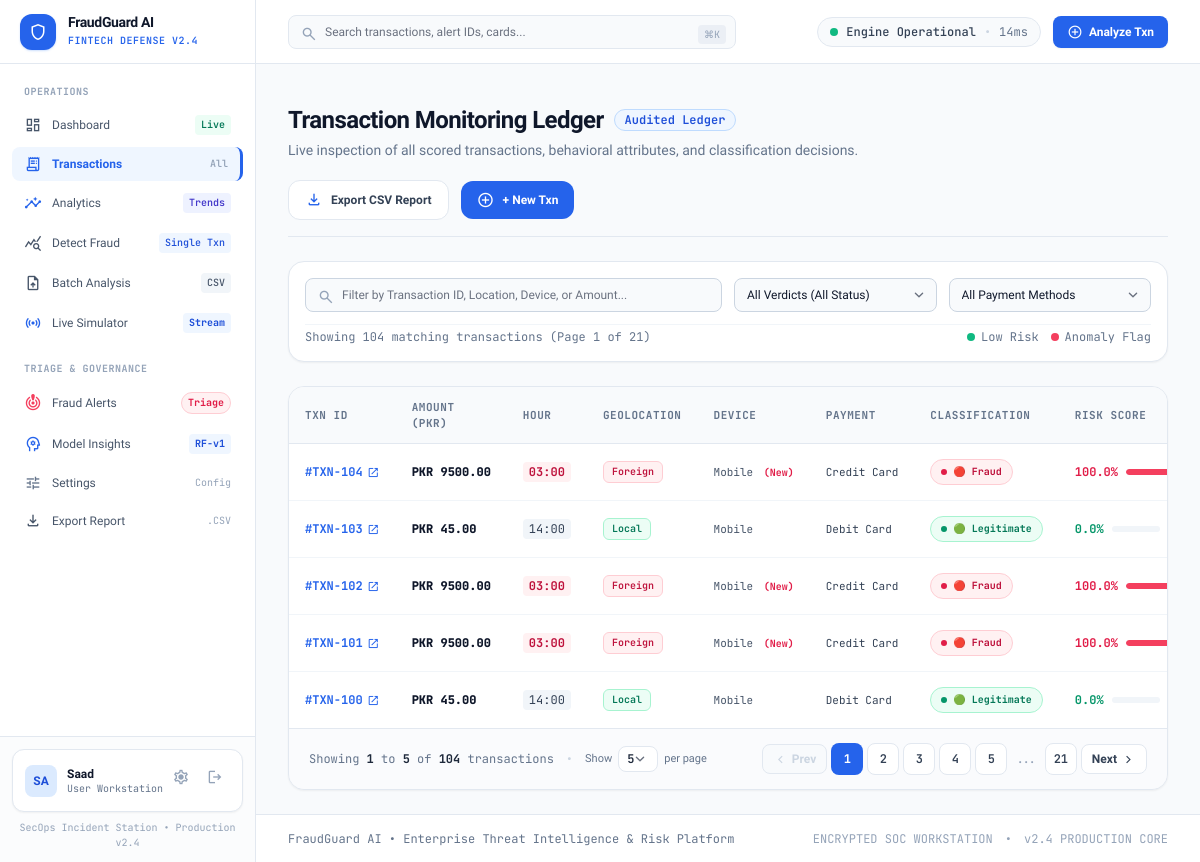
The page /results (signed in) on the database its author committed.
### tables this page shows
CREATE TABLE predictions (
        prediction_id   INTEGER PRIMARY KEY AUTOINCREMENT,
        transaction_id  INTEGER NOT NULL REFERENCES transactions(transaction_id),
        predicted_class TEXT NOT NULL,
        score           REAL NOT NULL,
        model_version   TEXT NOT NULL DEFAULT 'RandomForest-v1',
        created_at      TEXT NOT NULL
    );

CREATE TABLE transactions (
        transaction_id INTEGER PRIMARY KEY AUTOINCREMENT,
        user_id        INTEGER NOT NULL REFERENCES users(user_id),
        amount         REAL NOT NULL,
        hour           INTEGER NOT NULL,
        location       TEXT NOT NULL,
        device_type    TEXT NOT NULL,
        payment_method TEXT NOT NULL,
        txn_last_24h   INTEGER NOT NULL,
        is_new_device  INTEGER NOT NULL,
        created_at     TEXT NOT NULL
    );

### app.py (the view)
@app.route("/results")
@login_required
def results():
    conn = get_db()
    rows = conn.execute(
        """SELECT t.transaction_id, t.amount, t.hour, t.location, t.device_type,
                  t.payment_method, t.txn_last_24h, t.is_new_device, t.created_at,
                  p.predicted_class, p.score
           FROM transactions t
           JOIN predictions p ON p.transaction_id = t.transaction_id
           ORDER BY t.transaction_id DESC LIMIT 1000""").fetchall()
    conn.close()
    return render_template("results.html", rows=rows)

### app.py (called while the page is built)
def get_db():
    conn = sqlite3.connect(DB_PATH)
    conn.row_factory = sqlite3.Row
    return conn

def login_required(view):
    @wraps(view)
    def wrapped(*args, **kwargs):
        if "user_id" not in session:
            return redirect(url_for("login"))
        return view(*args, **kwargs)
    return wrapped

### templates/results.html (shortened to what this page needs)
{% extends "base.html" %}
{% block content %}
<div class="space-y-6">
  <div class="flex flex-col xl:flex-row xl:items-center xl:justify-between gap-4 pb-4 border-b border-surface-border">
    <div class="text-left space-y-1">
      <div class="flex flex-wrap items-center gap-2.5">
        <h1 class="text-xl sm:text-2xl font-extrabold text-slate-900 tracking-tight">Transaction Monitoring Ledger</h1>
        <span class="text-xs font-mono font-semibold text-brand-700 bg-brand-50 border border-brand-200 px-2.5 py-0.5 rounded-full shadow-2xs">Audited Ledger</span>
      </div>
      <p class="text-xs sm:text-sm text-slate-500">Live inspection of all scored transactions, behavioral attributes, and classification decisions.</p>
    </div>
    <div class="flex flex-wrap items-center gap-3 shrink-0 pt-1 xl:pt-0">
      <a href="{{ url_for('report_csv') }}" class="bg-white hover:bg-slate-50 border border-surface-border text-slate-700 font-semibold text-xs px-4 py-2.5 rounded-xl shadow-xs flex items-center gap-2 transition shrink-0">
        <span class="material-symbols-outlined text-[18px] text-brand-600">file_download</span>
        <span>Export CSV Report</span>
      </a>
      <a href="{{ url_for('analyze') }}" class="bg-brand-600 hover:bg-brand-700 text-white font-semibold text-xs px-4 py-2.5 rounded-xl shadow-xs flex items-center gap-2 transition shrink-0">
        <span class="material-symbols-outlined text-[18px]">add_circle</span>
        <span>+ New Txn</span>
      </a>
    </div>
  </div>
  <div class="bg-white border border-surface-border p-4 rounded-2xl shadow-sm space-y-3">
    <div class="grid grid-cols-1 sm:grid-cols-12 gap-3 items-center">
      <div class="sm:col-span-6 relative">
        <span class="material-symbols-outlined absolute left-3 top-2.5 text-slate-400 text-[18px]">search</span>
        <input
          type="text"
          id="tableSearchInput"
          onkeyup="filterTable()"
          placeholder="Filter by Transaction ID, Location, Device, or Amount..."
          class="w-full bg-slate-50 focus:bg-white border border-slate-300 text-xs text-slate-900 rounded-lg py-2 pl-9 pr-3.5 focus:border-brand-600 focus:ring-2 focus:ring-brand-500/10 focus:outline-none transition"
        />
      </div>
      <div class="sm:col-span-3">
        <select
          id="verdictFilter"
          onchange="filterTable()"
          class="w-full bg-slate-50 focus:bg-white border border-slate-300 text-xs text-slate-900 rounded-lg py-2 px-3 focus:border-brand-600 focus:ring-2 focus:ring-brand-500/10 focus:outline-none transition cursor-pointer"
        >
          <option value="all">All Verdicts (All Status)</option>
        </select>
      </div>
      <div class="sm:col-span-3">
        <select
          id="paymentFilter"
          onchange="filterTable()"
          class="w-full bg-slate-50 focus:bg-white border border-slate-300 text-xs text-slate-900 rounded-lg py-2 px-3 focus:border-brand-600 focus:ring-2 focus:ring-brand-500/10 focus:outline-none transition cursor-pointer"
        >
          <option value="all">All Payment Methods</option>
        </select>
      </div>
    </div>
    <div class="flex items-center justify-between text-xs font-mono text-slate-500 pt-1 border-t border-slate-100">
      <span id="rowCountLabel">Showing {{ rows|length }} total transactions</span>
      <div class="flex items-center gap-3">
        <span class="flex items-center gap-1.5"><span class="w-2 h-2 rounded-full bg-emerald-500"></span> Low Risk</span>
        <span class="flex items-center gap-1.5"><span class="w-2 h-2 rounded-full bg-rose-500"></span> Anomaly Flag</span>
      </div>
    </div>
  </div>
  <div class="bg-white border border-surface-border rounded-2xl shadow-sm overflow-hidden text-left">
    {% if rows %}
      <div class="overflow-x-auto">
        <table class="w-full text-left text-xs" id="transactionsTable">
          <thead class="bg-slate-50 border-b border-surface-border text-slate-500 font-mono text-[11px] uppercase tracking-wider">
            <tr>
              <th class="py-3 px-4 font-bold">Txn ID</th>
              <th class="py-3 px-4 font-bold">Amount (PKR)</th>
              <th class="py-3 px-4 font-bold">Hour</th>
              <th class="py-3 px-4 font-bold">Geolocation</th>
              <th class="py-3 px-4 font-bold">Device</th>
              <th class="py-3 px-4 font-bold">Payment</th>
              <th class="py-3 px-4 font-bold">Classification</th>
              <th class="py-3 px-4 font-bold">Risk Score</th>
            </tr>
          </thead>
          <tbody class="divide-y divide-slate-100 font-sans" id="tableBody">
            {% for r in rows %}
            <tr
              class="hover:bg-slate-50/80 transition-colors txn-row"
              data-verdict="{{ 'fraud' if r.predicted_class == 'Fraud' else 'legitimate' }}"
              data-payment="{{ r.payment_method|lower }}"
            >
              <td class="py-3.5 px-4 font-mono font-bold whitespace-nowrap">
                <a href="{{ url_for('transaction_detail', txn_id=r.transaction_id) }}" class="text-brand-600 hover:text-brand-800 hover:underline flex items-center gap-1" title="Open Forensic Dossier">
                  <span>#TXN-{{ r.transaction_id }}</span>
                  <span class="material-symbols-outlined text-[13px]">open_in_new</span>
                </a>
              </td>
              <td class="py-3.5 px-4 font-mono font-black text-slate-900 whitespace-nowrap">
                PKR {{ '%.2f' % r.amount }}
              </td>
              <td class="py-3.5 px-4 font-mono text-slate-600 whitespace-nowrap">
                <span class="px-1.5 py-0.5 rounded {% if r.hour in [0,1,2,3,4,5,23] %}bg-rose-50 text-rose-700 font-bold{% else %}bg-slate-100 text-slate-700{% endif %}">
                  {{ '%02d:00' % r.hour }}
                </span>
              </td>
              <td class="py-3.5 px-4 whitespace-nowrap">
                <span class="inline-flex items-center gap-1 px-2 py-0.5 rounded-md font-mono text-[10px] font-semibold capitalize {% if r.location == 'foreign' %}bg-rose-50 text-rose-700 border border-rose-200{% elif r.location == 'domestic' %}bg-slate-100 text-slate-700{% else %}bg-emerald-50 text-emerald-700 border border-emerald-200{% endif %}">
                  {{ r.location }}
                </span>
              </td>
              <td class="py-3.5 px-4 text-slate-600 whitespace-nowrap capitalize font-mono text-[11px]">
                {{ r.device_type }}
                {% if r.is_new_device == 1 %}
                  <span class="text-rose-600 font-bold ml-1 text-[10px]" title="Unrecognized Device">(New)</span>
                {% endif %}
              </td>
              <td class="py-3.5 px-4 text-slate-700 whitespace-nowrap font-mono text-[11px]">
                {{ r.payment_method|replace('_', ' ')|title }}
              </td>
              <td class="py-3.5 px-4 whitespace-nowrap">
                {% if r.predicted_class == 'Fraud' %}
                  <span class="inline-flex items-center gap-1.5 px-2.5 py-1 rounded-full font-mono text-[10px] font-bold bg-rose-50 text-rose-700 border border-rose-200">
                    <span class="w-1.5 h-1.5 rounded-full bg-rose-600"></span>
                    🔴 Fraud
                  </span>
                {% else %}
                  <span class="inline-flex items-center gap-1.5 px-2.5 py-1 rounded-full font-mono text-[10px] font-bold bg-emerald-50 text-emerald-700 border border-emerald-200">
                    <span class="w-1.5 h-1.5 rounded-full bg-emerald-600"></span>
                    🟢 Legitimate
                  </span>
                {% endif %}
              </td>
              <td class="py-3.5 px-4 whitespace-nowrap font-mono">
                <div class="flex items-center gap-2">
                  <span class="font-bold {% if r.score >= 0.7 %}text-rose-600{% elif r.score >= 0.35 %}text-amber-600{% else %}text-emerald-600{% endif %}">
                    {{ '%.1f' % (r.score * 100) }}%
                  </span>
                  <div class="w-12 bg-slate-100 h-1.5 rounded-full overflow-hidden hidden md:block">
                    <div class="h-1.5 rounded-full {% if r.score >= 0.7 %}bg-rose-500{% elif r.score >= 0.35 %}bg-amber-400{% else %}bg-emerald-500{% endif %}" style="width: {{ r.score * 100 }}%"></div>
                  </div>
                </div>
              </td>
            </tr>
            {% endfor %}
          </tbody>
        </table>
      </div>
      <div class="px-5 py-3.5 bg-slate-50/70 border-t border-surface-border flex flex-col sm:flex-row items-center justify-between gap-3 text-xs">
        <div class="flex items-center gap-3 text-slate-500 font-mono">
          <span>
            Showing <strong class="text-slate-800 font-bold" id="startEntry">1</strong> to <strong class="text-slate-800 font-bold" id="endEntry">5</strong> of <strong class="text-slate-800 font-bold" id="totalEntries">{{ rows|length }}</strong> transactions
          </span>
          <span class="text-slate-300">•</span>
          <div class="flex items-center gap-1.5 font-sans">
            <span class="text-[11px] text-slate-500">Show</span>
            <select
              id="pageSizeSelect"
              onchange="changePageSize()"
              class="bg-white border border-slate-200 text-slate-800 text-xs rounded-lg px-2 py-1 focus:outline-none focus:border-brand-600 cursor-pointer font-mono font-semibold"
            >
              <option value="5" selected>5</option>
            </select>
            <span class="text-[11px] text-slate-500">per page</span>
          </div>
        </div>
        <div class="flex items-center gap-1" id="paginationControls">
        </div>
      </div>
    {% endif %}
  </div>
</div>
{% endblock %}

### rows shown on the page
predictions: transaction_id "104", location "Foreign", device_type "Mobile", shows "(New)", payment_method "Credit Card", predicted_class "Fraud" (drawn), r.score*100 "100.0"
transactions: amount "9500.00", hour "03:00"
predictions: transaction_id "103", location "Local", device_type "Mobile", payment_method "Debit Card", predicted_class "Legitimate" (drawn), r.score*100 "0.0"
transactions: amount "45.00", hour "14:00"
predictions: transaction_id "102", location "Foreign", device_type "Mobile", shows "(New)", payment_method "Credit Card", predicted_class "Fraud" (drawn), r.score*100 "100.0"
transactions: amount "9500.00", hour "03:00"
predictions: transaction_id "101", location "Foreign", device_type "Mobile", shows "(New)", payment_method "Credit Card", predicted_class "Fraud" (drawn), r.score*100 "100.0"
transactions: amount "9500.00", hour "03:00"
predictions: transaction_id "100", location "Local", device_type "Mobile", payment_method "Debit Card", predicted_class "Legitimate" (drawn), r.score*100 "0.0"
transactions: amount "45.00", hour "14:00"

### other values the page prints
{{ session.name[:2].upper() if session.name else 'AN' }} "SA"
{{ session.name or 'Analyst' }} "Saad"
{{ session.role or 'Analyst' }} "User"
